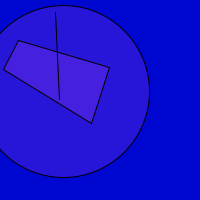
Frame 1 (no input)
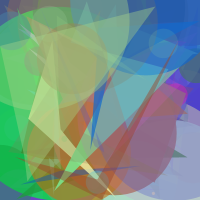
Frame 60 (the mouse pressed at the canvas centre just before this capture)
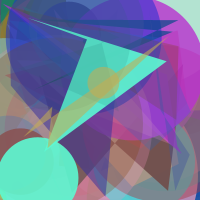
Frame 120 (the mouse held since frame 60 and released just before this capture)

The Processing sketch that drew these frames (run headless with seeded random() and noise(); from frame 60 on, the mouse is pressed at the canvas centre):

// Processing sketch: processing_159139
// ── processing_159139.pde

float r;
float g;
float b;
float a;

float diam;
float x;
float y;

float x1;
float y1;
float x2;
float y2;
float x3;
float y3;
float x4;
float y4;



void setup(){
  size(200,200);
  background(2000);
  smooth(900);
}

void draw(){
  //Each time though draw(),new random numbers are picked for a new ellipse.
  r=random(255);
  g=random(255);
    b=random(255);
      a=random(255);
      diam=random(200);
        x=random(width);
          y=random(height);
          
          x1=random(width);
          y1=random(height);
          x2=random(width);
          y2=random(height);
          x3=random(width);
          y3=random(height);
          x4=random(width);
          y4=random(height);
        
         
         
        
          //use values to draw an ellipse
          //noStroke();
          fill(r,g,b,a); 
         ellipse(x,y,diam,diam); 
         
         fill(r,g,b,a); 
         quad(x1,y1,x2,y2,x3,y3,x4,y4);
         
         fill(r,g,b,a); 
         line(59,99,55,12);
         stroke(300);
       
}
         
